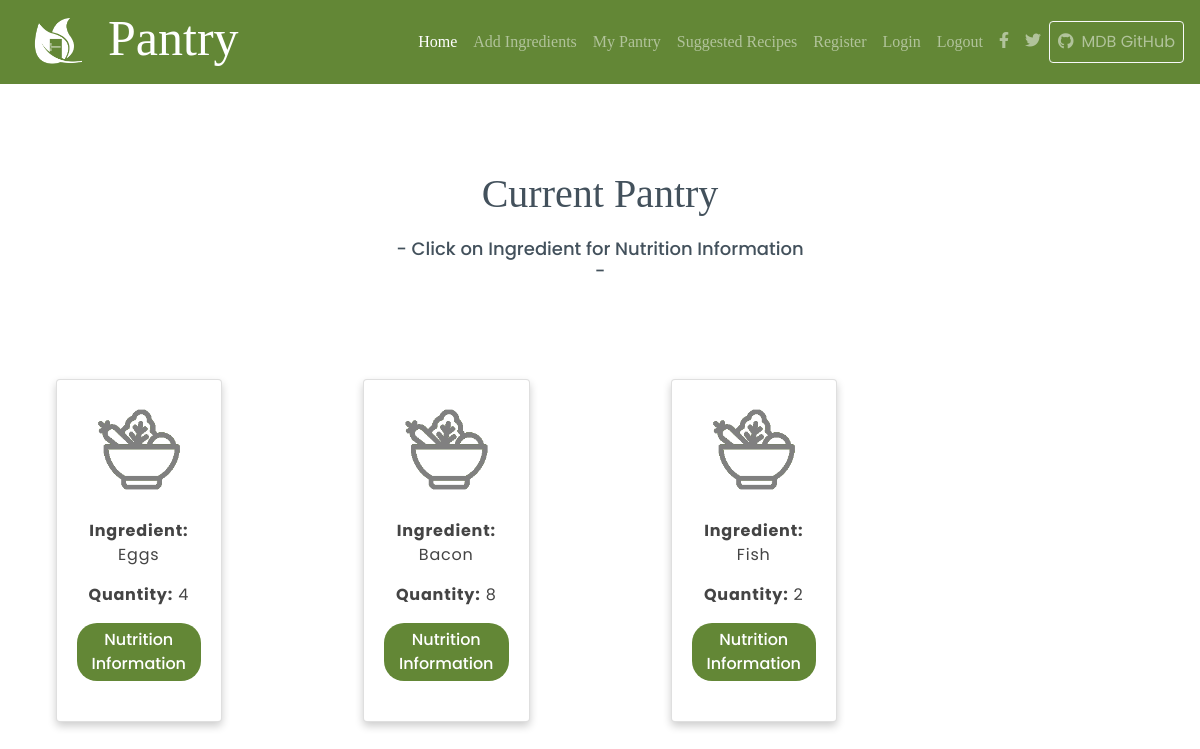
Page /inventory (signed in) on the committed database.
### fridge/models.py (models this page shows, shortened)
class Ingredientlist(db.Model):
    id = db.Column(db.Integer, primary_key = True)
    ingredient_col = db.Column(db.String(200))
    quantity = db.Column(db.Integer, nullable = False)
    user_id = db.Column(db.Integer, db.ForeignKey('user.id'), nullable = False)

### fridge/routes.py (the view)
@app.route('/inventory')
@login_required
def inventory():
    user_id = current_user.id
    query_inventory = Ingredientlist.query.filter_by(user_id = user_id).all()
    return render_template("inventory.html", query_inventory=query_inventory)

### fridge/models.py (called while the page is built)
@login.user_loader
def load_user(user_id):
    return User.query.get(int(user_id))

### fridge/templates/inventory.html
{% extends 'base.html' %}
{% block content %}
{% if current_user.is_authenticated %}
<div class="fluid-container ">
    <div class="row">
        <div class="col-md-3"></div>
        <div class="col-md-6 inventory-list-holder">
            <h1 class="margin-top">Current Pantry</h1>
            <h6 class="subheading">- Click on Ingredient for Nutrition Information -</h6>
        </div>
        <div class="col-md-3"></div>
    </div>
    <div class="row">
        {% for i in query_inventory %}
        <div class="col-md-3 align-items margin-top justify">
            <div class="card margin-top change-width">
                <img src="../static/images/placeholder.png">
                <p class="ingredients margin-top">
                    <b>Ingredient:</b>
                    {{ i.ingredient_col }}
                <p class="ingredients">
                    <b>Quantity:</b>
                    {{ i.quantity }}
                </p>
                <a href="{{ url_for('ingredient_detail', ingredient_id = i.id) }}"><button
                        class="green-button">Nutrition Information</button></a>
            </div>
        </div>
        {% endfor %}
    </div>
</div>
{% endif %}
{% endblock content %}

### fridge/static/css/main.css (style rules this page uses)
p { font-family: 'Playfair Display', serif; letter-spacing: 0.1vh; font-size: 20px; color:#43515c; }
a { font-family: 'Poppins', sans-serif; text-decoration: none !important; }
.green-button { background-color: #638736; border: none; color:white; font-family: 'Poppins', sans-serif; border-radius: 20px; padding:5px 10px; font-weight: 500; }
.margin-top { margin-top: 20px; }
.align-items { text-align: center; }
.ingredients { color: #444; font-size: 16px; text-transform: capitalize; font-family: 'Poppins', sans-serif; }
.inventory-list-holder { background-color: white; padding: 50px 100px; text-align: center; margin-top: 100px; }
h2,h1,h6 { font-family: 'Playfair Display', serif; color:#43515c; }
.view,body,html { height:100% }
.subheading { font-family: 'Poppins', sans-serif; font-size: 18px; margin-top:20px; }
.card { box-shadow: 0 4px 8px 0 rgba(0,0,0,0.2); transition: 0.3s; width: 400px; height: 100%; padding: 20px; }
.justify { text-align: center; display:flex; justify-content:center; }
.change-width { width: 60% !important; }

### rows in the picture
Ingredientlist: ingredient_col "Eggs", quantity "4"
Ingredientlist: ingredient_col "Bacon", quantity "8"
Ingredientlist: ingredient_col "Fish", quantity "2"
